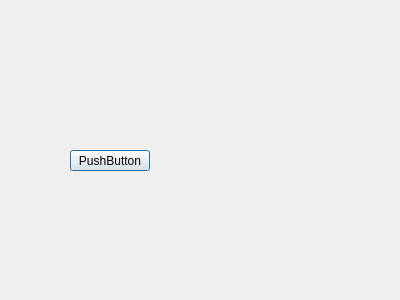
<?xml version="1.0" encoding="UTF-8"?>
<ui version="4.0">
 <class>Fm_principal</class>
 <widget class="QDialog" name="Fm_principal">
  <property name="geometry">
   <rect>
    <x>0</x>
    <y>0</y>
    <width>400</width>
    <height>300</height>
   </rect>
  </property>
  <property name="windowTitle">
   <string>Dialog</string>
  </property>
  <widget class="QPushButton" name="pushButton">
   <property name="geometry">
    <rect>
     <x>70</x>
     <y>150</y>
     <width>80</width>
     <height>21</height>
    </rect>
   </property>
   <property name="text">
    <string>PushButton</string>
   </property>
  </widget>
 </widget>
 <resources/>
 <connections/>
</ui>
